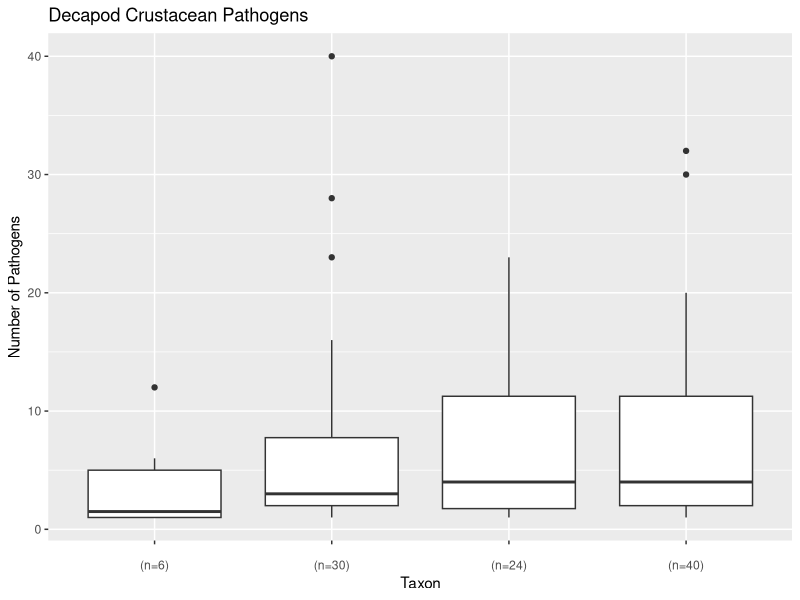

This figure's R source: (Note: this script raises an error after producing the figure.)
#Preliminary Plotting

library(ggplot2)
library(dplyr)
library(cowplot)


decapods <- read.csv("analyze_data/hosts_clean_pathcounts.csv")
pathogens <- read.csv("clean_data/path_hosts_clean.csv")

#Tasks
#1-Graph total number of pathogens per taxa
#2-Graph # viruses per host type
#3-Graph #isopods per taxa
#4-Graph rhizocephalan barnacles per taxa
#5-Graph # bacteria per taxa
#6-Graph # microsporidians per taxa
#7-Scatterplot number pathogens vs longevity
#8-scatterplot of num_viruses vs longev
#9-#boxplot of aq.hab vs num_pathogens
##*need to make simplified habitat column and continue
#10-boxplot of aq.hab vs num_viruses
#11-graph longevity by taxa
#12-Graph number pathogens by sociality
##*need to add what the scores mean
#13-Graph number of viruses by sociality
#14-Graph tranmission by taxa
#15-Graph requirements by taxa
#16-Graph size by taxa

levels(pathogens$pathogen_type)

####################################
#PLOTS


#1-
#Graph total number of pathogens per taxa
#create vector with host_type levels and number of species in each
xlab_path <- paste(levels(decapods$host_type),"\n(n=",
                   table(decapods$host_type[decapods$num_pathogens>0]),")",sep="")
ggplot(data=decapods, aes(x=host_type,y=num_pathogens))+
  geom_boxplot()+
  labs(x="Taxon",y="Number of Pathogens",title="Decapod Crustacean Pathogens")+
  scale_x_discrete(labels=xlab_path)

#1.5 Pathogens per taxon per citation (pathogen index)
xlab_path_index <- paste(levels(decapods$host_type),"\n(n=",
                   table(decapods$host_type[decapods$num_pathogens>0]),")",sep="")
ggplot(data=decapods, aes(x=host_type,y=path_index))+
  geom_boxplot()+
  labs(x="Taxon",y="Pathogen Index",title="Decapod Crustacean Pathogens")+
  scale_x_discrete(labels=xlab_path_index)

#2-
#Graph # viruses per host type
#create vector with host_type levels and number of each host_type that has viruses
#however, it's plotting all, including those spp with ZERO viruses
xlab_vir <- paste(levels(decapods$host_type),"\n(n=",
                  table(decapods$host_type[decapods$num_viruses>0]),")",sep="")
ggplot(data=decapods, aes(x=host_type,y=num_viruses))+
  geom_boxplot()+
  labs(x="Taxon",y="Number of Viruses",title="Decapod Crustacean Viruses")+
  scale_x_discrete(labels=xlab_vir)

#2.5 virus index per host type
xlab_virus_index <- paste(levels(decapods$host_type),"\n(n=",
                         table(decapods$host_type[decapods$num_viruses>0]),")",sep="")
ggplot(data=decapods, aes(x=host_type,y=virus_index))+
  geom_boxplot()+
  labs(x="Taxon",y="Virus Index",title="Decapod Crustacean Viruses")+
  scale_x_discrete(labels=xlab_virus_index)

#3-
#graph isopods per taxa
#however plotting those with 0
xlab_isopod <- paste(levels(decapods$host_type),"\n(n=",
                     table(decapods$host_type[decapods$num_isopods>0]),")",sep="")
ggplot(data=decapods, aes(x=host_type,y=num_isopods))+
  geom_boxplot()+
  labs(x="Host Type",y="Number of Isopods",title="Decapod Crustacean Bopyrid Isopods")+
  scale_x_discrete(labels=xlab_isopod)

#4-
#rhizocephalan barnacles per taxa
#however plotting those with 0
xlab_rhiz <- paste(levels(decapods$host_type),"\n(N=",
                   table(decapods$host_type[decapods$num_rhiz>0]),")",sep="")
ggplot(data=decapods, aes(x=host_type,y=num_rhiz))+
  geom_boxplot()+
  labs(x="Host Type",y="Number of Rhizocephalan Barnacles",title="Decapod Crustacean Rhizocephalan Barnacles")+
  scale_x_discrete(labels=xlab_rhiz)

#5-
#Graph # bacteria per taxa
xlab_bacteria <- paste(levels(decapods$host_type),"\n(N=",
                   table(decapods$host_type[decapods$num_bacteria>0]),")",sep="")
ggplot(data=decapods, aes(x=host_type,y=num_bacteria))+
  geom_boxplot()+
  labs(x="Host Type",y="Number of Bacteria Species",title="Decapod Crustacean Bacterial Parasites")+
  scale_x_discrete(labels=xlab_bacteria)

#6-
#Graph # microsporidians per taxa
xlab_microsp <- paste(levels(decapods$host_type),"\n(N=",
                       table(decapods$host_type[decapods$num_microsp>0]),")",sep="")
ggplot(data=decapods, aes(x=host_type,y=num_microsp))+
  geom_boxplot()+
  labs(x="Host Type",y="Number of Microsporidians",title="Decapod Crustacean Microsporidian Parasites")+
  scale_x_discrete(labels=xlab_microsp)

#7-
#scatterplot of num_pathogens vs longev
ggplot(data=decapods, aes(x=longev_max,y=num_pathogens,fill=host_type))+
  geom_point(pch=21,size=2,col="black",alpha=.85)+
  labs(x="Longevity (years)", y="Number of Pathogens")+
  scale_fill_manual(values=bem_colors,name="Host Type")


#what does the data look like if I include num_pathogens that are 0
if.na <- function(data){
  if(is.na(data)){
    output <- 0
  }else{
    output <- data
  }
  return(output)
}
temp <- decapods %>% 
  rowwise() %>% 
  mutate(num_pathogens=if.na(num_pathogens))
ggplot(data=temp, aes(x=longev_max,y=num_pathogens,fill=host_type))+
  geom_point(pch=21,size=2,col="black",alpha=.85)+
  labs(x="Longevity (years)", y="Number of Pathogens")+
  scale_fill_manual(values=bem_colors,name="Host Type")

summary(lm(longev_max~num_pathogens,data=decapods_na.rm)) #not sure where these datasets are created

#7.5 Longev and pathogen index
ggplot(data=decapods, aes(x=longev_max,y=path_index,fill=host_type))+
  geom_point(pch=21,size=1.5,col="black",alpha=.85)+
  labs(x="Longevity (years)", y="Pathogen Index")+
  scale_fill_manual(values=bem_colors,name="Host Type")

#8-
#scatterplot of num_viruses vs longev
bem_colors <- c("#D1800B","#694008","#1D6295","#84ACB6")
long_vir_plot <- ggplot(data=decapods, aes(x=longev_max,y=num_viruses,fill=host_type))+
  geom_point(pch=21,size=2,col="black",alpha=.85)+
  labs(x="Longevity (years)", y="Number of Viruses")+
  scale_fill_manual(values=bem_colors,name="Host Type")+
  scale_x_continuous(limit=c(0,70))+
  theme(legend.position=c(.55,.75),legend.title.align=0.5)
long_vir_plot
#Save a plot to main folder
ggsave("outputs/bem2018_virus_longev_plot.png",plot=long_vir_plot,
       width=6,
       height=6.7,
       unit=c("in"),
       scale=1)
#8.5 Longevity and virus index
ggplot(data=decapods, aes(x=longev_max,y=virus_index,fill=host_type))+
  geom_point(pch=21,size=1.5,col="black",alpha=.85)+
  labs(x="Longevity (years)", y="Virus Index")+
  scale_fill_manual(values=bem_colors,name="Host Type")


#9-
#boxplot of aq.hab vs num_pathogens
levels(decapods$aq_hab)
lab_hab <- c("brackish",
             "fresh",
             "brackish &\nfresh",
             "marine & \nbrackish",
             "marine &\nbracksih \n& fresh",
             "terrestrial \n& marine", 
             "marine")
ggplot(data=decapods, aes(x=aq_hab,y=num_pathogens))+
  geom_boxplot()+
  labs(x="Habitat",y="Number of Pathogens",title="Decapod Crustacean Pathogens")+
  scale_x_discrete(labels=lab_hab)
#create simplified habitat

#graph simplified habitat
ggplot(data=decapods, aes(x=hab_simple,y=num_pathogens))+
  geom_boxplot()+
  labs(x="Habitat",y="Number of Pathogens",title="Decapod Crustacean Pathogens")

#10-
#boxplot of aq.hab vs num_viruses
ggplot(data=decapods, aes(x=aq_hab,y=num_viruses))+
  geom_boxplot()+
  labs(x="Habitat",y="Number of Viruses",title="Decapod Crustacean Pathogens")+
  scale_x_discrete(labels=lab_hab)

#11-
#Graph longevity by taxa
xlab_long <- paste(levels(decapods$host_type),"\n(n=",
                   table(decapods$host_type[decapods$longev_max!="NA"]),")",sep="")
ggplot(data=decapods,aes(x=host_type,y=longev_max))+
  geom_boxplot()+
  scale_x_discrete(labels=xlab_long)+
  labs(x="Taxon",y="Longevity")
  
#12-
#Graph number pathogens by sociality
as.factor(decapods$social_score)
xlab_soc_path <- paste(levels(decapods$social_score),
                       "\n(n=",table(decapods$social_score[decapods$num_pathogens>0]),")",sep="")
ggplot(data=decapods, aes(x=as.factor(social_score),y=num_pathogens))+
  geom_boxplot()+
  labs(x="Social Score",y="Number of Pathogens",title="Decapod Crustacean Pathogens and Sociality")+
  scale_x_discrete(labels=xlab_soc_path)
#extrapolated by family
xlab_soc_fam_path <- paste(levels(decapods$social_score),
                           "\n(n=",table(decapods$fam_soc_score[decapods$num_pathogens>0]),")",sep="")
ggplot(data=decapods, aes(x=as.factor(fam_soc_score),y=num_pathogens))+
  geom_boxplot()+
  labs(x="Sociality",y="Number of Pathogens",title="Decapod Crustacean Pathogens and Sociality")+
  scale_x_discrete(labels=xlab_soc_path)
#with path index instead of count
ggplot(data=decapods, aes(x=as.factor(fam_soc_score),y=path_index))+
  geom_boxplot()+
  labs(x="Sociality",y="Number of Pathogens",title="Decapod Crustacean Pathogens and Sociality")+
  scale_x_discrete(labels=xlab_soc_path)

#13-
#Graph number of viruses by sociality
#extrapolated by family
xlab_soc_vir <- paste(levels(decapods$social_score),"\n(n=",
                  table(decapods$fam_soc_score[decapods$num_viruses>0]),")",sep="")
ggplot(data=decapods, aes(x=fam_soc_score,y=num_viruses))+
  geom_boxplot()+
  labs(x="Sociality",y="Number of Viruses",title="Decapod Crustacean Viruses and Sociality")+
  scale_x_discrete(labels=xlab_soc_vir)

#14-Graph tranmission by taxa
xlab_trans <- paste(levels(decapods$host_type),
                    "\n(n=",table(decapods$host_type[decapods$num_pathogens>0]),")",sep="")
ggplot(data=decapods, aes(x=host_type,y=prop_direct))+
  geom_boxplot()+
  labs(x="Taxon",y="Proportion with Direct Transmission",title="Decapod Crustacean Parasite Tranmission Type")+
  scale_x_discrete(labels=xlab_trans)

#15-Graph requirements by taxa
xlab_req <- paste(levels(decapods$host_type),
                  "\n(n=",table(decapods$host_type[decapods$num_pathogens>0]),")",sep="")
ggplot(data=decapods, aes(x=host_type,y=prop_obligate))+
  geom_boxplot()+
  labs(x="Taxon",y="Proportion Obligate Parasites",title="Decapod Crustacean Parasite Tranmission Type")+
  scale_x_discrete(labels=xlab_req)

#16-Graph size by taxa
xlab_pathsize <- paste(levels(decapods$host_type),"\n(n=",
                       table(decapods$host_type[decapods$num_pathogens>0]),")",sep="")
ggplot(data=decapods, aes(x=host_type,y=prop_macro))+
  geom_boxplot()+
  labs(x="Taxon",y="Proportion Macro Parasites",title="Decapod Crustacean Parasite Tranmission Type")+
  scale_x_discrete(labels=xlab_pathsize)


